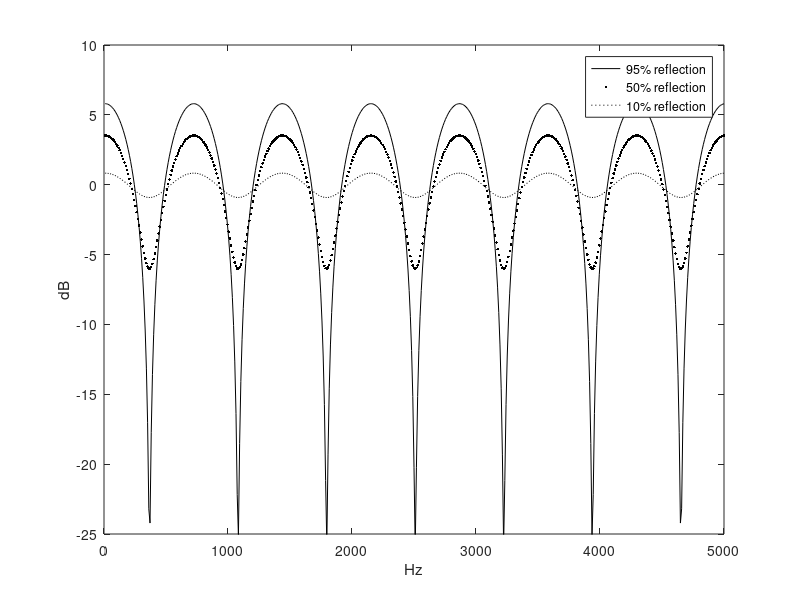

The MATLAB source for this figure:
% multipath model for Figure 3.2

fs=10000;
T=1/fs;
npts=1024;
n=1:npts;
f=(fs/npts).*n;

x=zeros([1 npts]);
x2=x;

x(1)=1;
x(15)=.95;

x2(1)=1;
x2(15)=.5;

x3(1)=1;
x3(15)=.1;

Xf=fft(x,1024);
Xf2=fft(x2,1024);
Xf3=fft(x3,1024);

figure(1);
plot(f(1:npts/2),20.*log10(abs(Xf(1:npts/2))),'k',...
    f(1:npts/2),20.*log10(abs(Xf2(1:npts/2))),'k.',...
    f(1:npts/2),20.*log10(abs(Xf3(1:npts/2))),'k:');
ylabel('dB');
xlabel('Hz');
axis([0 fs/2 -25 10]);
legend('95% reflection','50% reflection','10% reflection');
